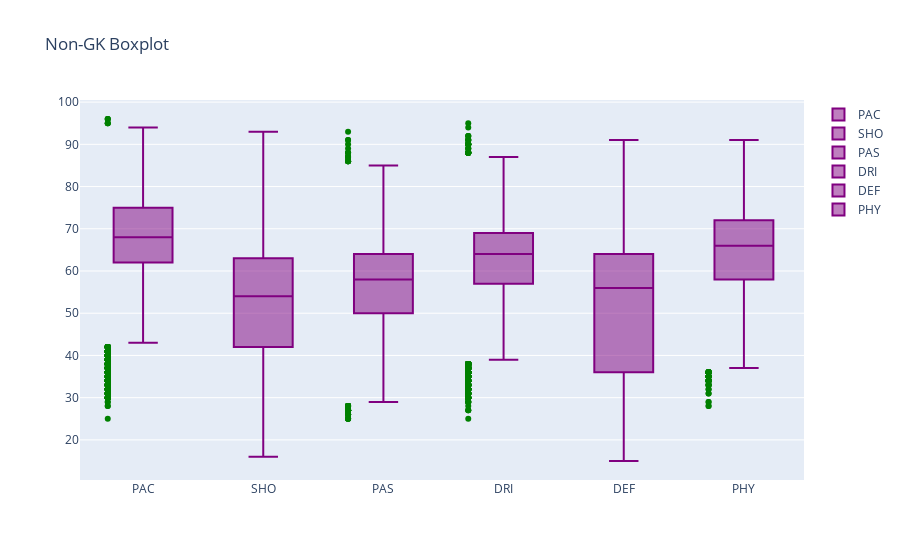

Notebook source saved alongside this figure:
### Markdown cell above
- Finding **attribute distribution** for **non-GK players**:

### Code cell
nogklabel=['PAC','SHO','PAS','DRI','DEF','PHY']
nogkcol=['pace','shooting','passing','dribbling','defending','physic']
nogkval=[nogkdata.loc[:,i] for i in nogkcol]

fig=go.Figure()
for label, val in zip(nogklabel, nogkval):
    fig.add_trace(go.Box(
        y=val,
        name=label,
        boxpoints='outliers',
        pointpos=-1.2,
        marker_color='green',
        line_color='purple'
    ))
fig.update_layout(title_text="Non-GK Boxplot")
fig.show()

### Figure 1 — Plotly figure (JSON) as saved in the notebook; plotly's stock layout.template omitted (floating-point values rounded to 4 significant figures; data arrays with more than 128 entries replaced by an {"elided": "..."} marker saying what was removed)
{"data": [{"boxpoints": "outliers", "line": {"color": "purple"}, "marker": {"color": "green"}, "name": "PAC", "pointpos": -1.2, "type": "box", "y": {"elided": "16860 int values"}}, {"boxpoints": "outliers", "line": {"color": "purple"}, "marker": {"color": "green"}, "name": "SHO", "pointpos": -1.2, "type": "box", "y": {"elided": "16860 int values"}}, {"boxpoints": "outliers", "line": {"color": "purple"}, "marker": {"color": "green"}, "name": "PAS", "pointpos": -1.2, "type": "box", "y": {"elided": "16860 int values"}}, {"boxpoints": "outliers", "line": {"color": "purple"}, "marker": {"color": "green"}, "name": "DRI", "pointpos": -1.2, "type": "box", "y": {"elided": "16860 int values"}}, {"boxpoints": "outliers", "line": {"color": "purple"}, "marker": {"color": "green"}, "name": "DEF", "pointpos": -1.2, "type": "box", "y": {"elided": "16860 int values"}}, {"boxpoints": "outliers", "line": {"color": "purple"}, "marker": {"color": "green"}, "name": "PHY", "pointpos": -1.2, "type": "box", "y": {"elided": "16860 int values"}}], "layout": {"title": {"text": "Non-GK Boxplot"}}}
